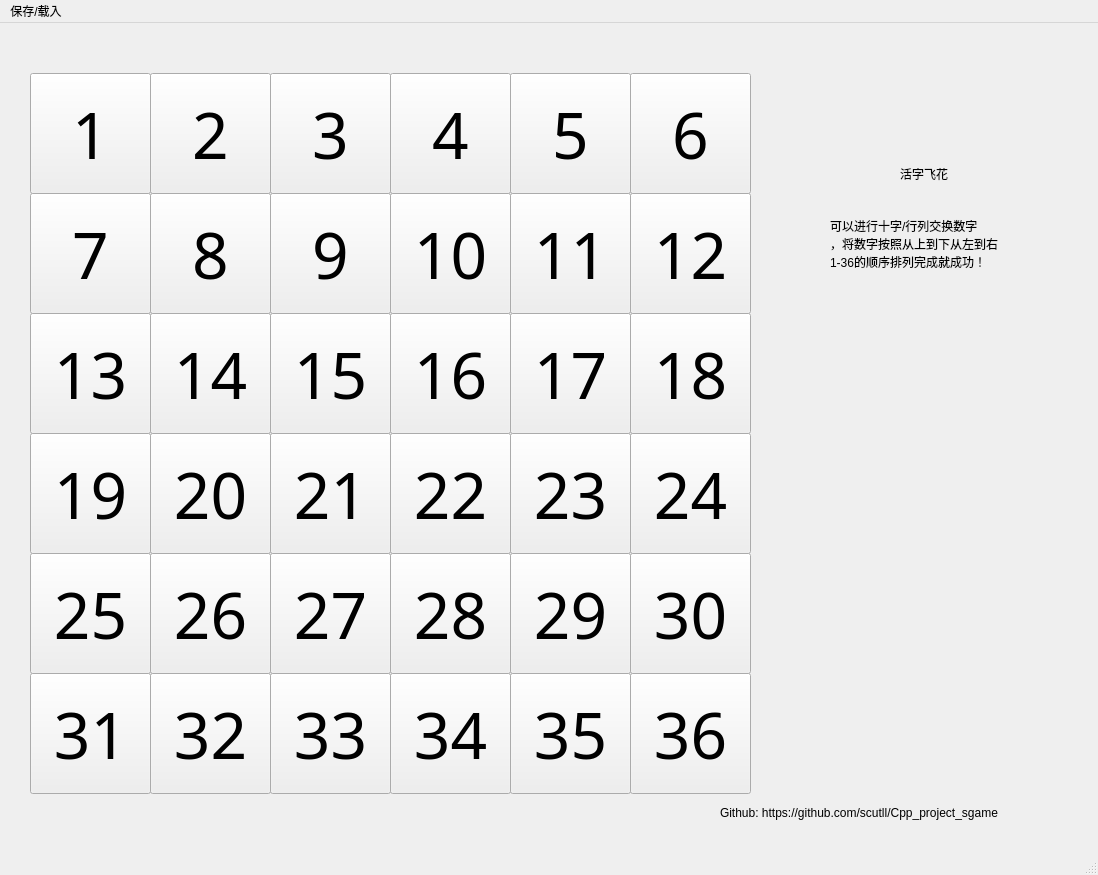
<?xml version="1.0" encoding="UTF-8"?>
<ui version="4.0">
 <class>MainWindow</class>
 <widget class="QMainWindow" name="MainWindow">
  <property name="geometry">
   <rect>
    <x>0</x>
    <y>0</y>
    <width>1098</width>
    <height>875</height>
   </rect>
  </property>
  <property name="windowTitle">
   <string>MainWindow</string>
  </property>
  <widget class="QWidget" name="centralwidget">
   <widget class="QPushButton" name="b19">
    <property name="geometry">
     <rect>
      <x>30</x>
      <y>410</y>
      <width>121</width>
      <height>121</height>
     </rect>
    </property>
    <property name="font">
     <font>
      <family>Algerian</family>
      <pointsize>48</pointsize>
     </font>
    </property>
    <property name="text">
     <string>19</string>
    </property>
   </widget>
   <widget class="QPushButton" name="b21">
    <property name="geometry">
     <rect>
      <x>270</x>
      <y>410</y>
      <width>121</width>
      <height>121</height>
     </rect>
    </property>
    <property name="font">
     <font>
      <family>Algerian</family>
      <pointsize>48</pointsize>
     </font>
    </property>
    <property name="text">
     <string>21</string>
    </property>
   </widget>
   <widget class="QPushButton" name="b20">
    <property name="geometry">
     <rect>
      <x>150</x>
      <y>410</y>
      <width>121</width>
      <height>121</height>
     </rect>
    </property>
    <property name="font">
     <font>
      <family>Algerian</family>
      <pointsize>48</pointsize>
     </font>
    </property>
    <property name="text">
     <string>20</string>
    </property>
   </widget>
   <widget class="QPushButton" name="b24">
    <property name="geometry">
     <rect>
      <x>630</x>
      <y>410</y>
      <width>121</width>
      <height>121</height>
     </rect>
    </property>
    <property name="font">
     <font>
      <family>Algerian</family>
      <pointsize>48</pointsize>
     </font>
    </property>
    <property name="text">
     <string>24</string>
    </property>
   </widget>
   <widget class="QPushButton" name="b23">
    <property name="geometry">
     <rect>
      <x>510</x>
      <y>410</y>
      <width>121</width>
      <height>121</height>
     </rect>
    </property>
    <property name="font">
     <font>
      <family>Algerian</family>
      <pointsize>48</pointsize>
     </font>
    </property>
    <property name="text">
     <string>23</string>
    </property>
   </widget>
   <widget class="QPushButton" name="b22">
    <property name="geometry">
     <rect>
      <x>390</x>
      <y>410</y>
      <width>121</width>
      <height>121</height>
     </rect>
    </property>
    <property name="font">
     <font>
      <family>Algerian</family>
      <pointsize>48</pointsize>
     </font>
    </property>
    <property name="text">
     <string>22</string>
    </property>
   </widget>
   <widget class="QPushButton" name="b27">
    <property name="geometry">
     <rect>
      <x>270</x>
      <y>530</y>
      <width>121</width>
      <height>121</height>
     </rect>
    </property>
    <property name="font">
     <font>
      <family>Algerian</family>
      <pointsize>48</pointsize>
     </font>
    </property>
    <property name="text">
     <string>27</string>
    </property>
   </widget>
   <widget class="QPushButton" name="b26">
    <property name="geometry">
     <rect>
      <x>150</x>
      <y>530</y>
      <width>121</width>
      <height>121</height>
     </rect>
    </property>
    <property name="font">
     <font>
      <family>Algerian</family>
      <pointsize>48</pointsize>
     </font>
    </property>
    <property name="text">
     <string>26</string>
    </property>
   </widget>
   <widget class="QPushButton" name="b25">
    <property name="geometry">
     <rect>
      <x>30</x>
      <y>530</y>
      <width>121</width>
      <height>121</height>
     </rect>
    </property>
    <property name="font">
     <font>
      <family>Algerian</family>
      <pointsize>48</pointsize>
     </font>
    </property>
    <property name="text">
     <string>25</string>
    </property>
   </widget>
   <widget class="QPushButton" name="b1">
    <property name="geometry">
     <rect>
      <x>30</x>
      <y>50</y>
      <width>121</width>
      <height>121</height>
     </rect>
    </property>
    <property name="font">
     <font>
      <family>Algerian</family>
      <pointsize>48</pointsize>
     </font>
    </property>
    <property name="text">
     <string>1</string>
    </property>
   </widget>
   <widget class="QPushButton" name="b7">
    <property name="geometry">
     <rect>
      <x>30</x>
      <y>170</y>
      <width>121</width>
      <height>121</height>
     </rect>
    </property>
    <property name="font">
     <font>
      <family>Algerian</family>
      <pointsize>48</pointsize>
     </font>
    </property>
    <property name="text">
     <string>7</string>
    </property>
   </widget>
   <widget class="QPushButton" name="b13">
    <property name="geometry">
     <rect>
      <x>30</x>
      <y>290</y>
      <width>121</width>
      <height>121</height>
     </rect>
    </property>
    <property name="font">
     <font>
      <family>Algerian</family>
      <pointsize>48</pointsize>
     </font>
    </property>
    <property name="text">
     <string>13</string>
    </property>
   </widget>
   <widget class="QPushButton" name="b14">
    <property name="geometry">
     <rect>
      <x>150</x>
      <y>290</y>
      <width>121</width>
      <height>121</height>
     </rect>
    </property>
    <property name="font">
     <font>
      <family>Algerian</family>
      <pointsize>48</pointsize>
     </font>
    </property>
    <property name="text">
     <string>14</string>
    </property>
   </widget>
   <widget class="QPushButton" name="b9">
    <property name="geometry">
     <rect>
      <x>270</x>
      <y>170</y>
      <width>121</width>
      <height>121</height>
     </rect>
    </property>
    <property name="font">
     <font>
      <family>Algerian</family>
      <pointsize>48</pointsize>
     </font>
    </property>
    <property name="text">
     <string>9</string>
    </property>
   </widget>
   <widget class="QPushButton" name="b8">
    <property name="geometry">
     <rect>
      <x>150</x>
      <y>170</y>
      <width>121</width>
      <height>121</height>
     </rect>
    </property>
    <property name="font">
     <font>
      <family>Algerian</family>
      <pointsize>48</pointsize>
     </font>
    </property>
    <property name="text">
     <string>8</string>
    </property>
   </widget>
   <widget class="QPushButton" name="b12">
    <property name="geometry">
     <rect>
      <x>630</x>
      <y>170</y>
      <width>121</width>
      <height>121</height>
     </rect>
    </property>
    <property name="font">
     <font>
      <family>Algerian</family>
      <pointsize>48</pointsize>
     </font>
    </property>
    <property name="text">
     <string>12</string>
    </property>
   </widget>
   <widget class="QPushButton" name="b11">
    <property name="geometry">
     <rect>
      <x>510</x>
      <y>170</y>
      <width>121</width>
      <height>121</height>
     </rect>
    </property>
    <property name="font">
     <font>
      <family>Algerian</family>
      <pointsize>48</pointsize>
     </font>
    </property>
    <property name="text">
     <string>11</string>
    </property>
   </widget>
   <widget class="QPushButton" name="b2">
    <property name="geometry">
     <rect>
      <x>150</x>
      <y>50</y>
      <width>121</width>
      <height>121</height>
     </rect>
    </property>
    <property name="font">
     <font>
      <family>Algerian</family>
      <pointsize>48</pointsize>
     </font>
    </property>
    <property name="text">
     <string>2</string>
    </property>
   </widget>
   <widget class="QPushButton" name="b10">
    <property name="geometry">
     <rect>
      <x>390</x>
      <y>170</y>
      <width>121</width>
      <height>121</height>
     </rect>
    </property>
    <property name="font">
     <font>
      <family>Algerian</family>
      <pointsize>48</pointsize>
     </font>
    </property>
    <property name="text">
     <string>10</string>
    </property>
   </widget>
   <widget class="QPushButton" name="b16">
    <property name="geometry">
     <rect>
      <x>390</x>
      <y>290</y>
      <width>121</width>
      <height>121</height>
     </rect>
    </property>
    <property name="font">
     <font>
      <family>Algerian</family>
      <pointsize>48</pointsize>
     </font>
    </property>
    <property name="text">
     <string>16</string>
    </property>
   </widget>
   <widget class="QPushButton" name="b15">
    <property name="geometry">
     <rect>
      <x>270</x>
      <y>290</y>
      <width>121</width>
      <height>121</height>
     </rect>
    </property>
    <property name="font">
     <font>
      <family>Algerian</family>
      <pointsize>48</pointsize>
     </font>
    </property>
    <property name="text">
     <string>15</string>
    </property>
   </widget>
   <widget class="QPushButton" name="b18">
    <property name="geometry">
     <rect>
      <x>630</x>
      <y>290</y>
      <width>121</width>
      <height>121</height>
     </rect>
    </property>
    <property name="font">
     <font>
      <family>Algerian</family>
      <pointsize>48</pointsize>
     </font>
    </property>
    <property name="text">
     <string>18</string>
    </property>
   </widget>
   <widget class="QPushButton" name="b17">
    <property name="geometry">
     <rect>
      <x>510</x>
      <y>290</y>
      <width>121</width>
      <height>121</height>
     </rect>
    </property>
    <property name="font">
     <font>
      <family>Algerian</family>
      <pointsize>48</pointsize>
     </font>
    </property>
    <property name="text">
     <string>17</string>
    </property>
   </widget>
   <widget class="QPushButton" name="b4">
    <property name="geometry">
     <rect>
      <x>390</x>
      <y>50</y>
      <width>121</width>
      <height>121</height>
     </rect>
    </property>
    <property name="font">
     <font>
      <family>Algerian</family>
      <pointsize>48</pointsize>
     </font>
    </property>
    <property name="text">
     <string>4</string>
    </property>
   </widget>
   <widget class="QPushButton" name="b3">
    <property name="geometry">
     <rect>
      <x>270</x>
      <y>50</y>
      <width>121</width>
      <height>121</height>
     </rect>
    </property>
    <property name="font">
     <font>
      <family>Algerian</family>
      <pointsize>48</pointsize>
     </font>
    </property>
    <property name="text">
     <string>3</string>
    </property>
   </widget>
   <widget class="QPushButton" name="b6">
    <property name="geometry">
     <rect>
      <x>630</x>
      <y>50</y>
      <width>121</width>
      <height>121</height>
     </rect>
    </property>
    <property name="font">
     <font>
      <family>Algerian</family>
      <pointsize>48</pointsize>
     </font>
    </property>
    <property name="text">
     <string>6</string>
    </property>
   </widget>
   <widget class="QPushButton" name="b5">
    <property name="geometry">
     <rect>
      <x>510</x>
      <y>50</y>
      <width>121</width>
      <height>121</height>
     </rect>
    </property>
    <property name="font">
     <font>
      <family>Algerian</family>
      <pointsize>48</pointsize>
     </font>
    </property>
    <property name="text">
     <string>5</string>
    </property>
   </widget>
   <widget class="QPushButton" name="b30">
    <property name="geometry">
     <rect>
      <x>630</x>
      <y>530</y>
      <width>121</width>
      <height>121</height>
     </rect>
    </property>
    <property name="font">
     <font>
      <family>Algerian</family>
      <pointsize>48</pointsize>
     </font>
    </property>
    <property name="text">
     <string>30</string>
    </property>
   </widget>
   <widget class="QPushButton" name="b28">
    <property name="geometry">
     <rect>
      <x>390</x>
      <y>530</y>
      <width>121</width>
      <height>121</height>
     </rect>
    </property>
    <property name="font">
     <font>
      <family>Algerian</family>
      <pointsize>48</pointsize>
     </font>
    </property>
    <property name="text">
     <string>28</string>
    </property>
   </widget>
   <widget class="QPushButton" name="b29">
    <property name="geometry">
     <rect>
      <x>510</x>
      <y>530</y>
      <width>121</width>
      <height>121</height>
     </rect>
    </property>
    <property name="font">
     <font>
      <family>Algerian</family>
      <pointsize>48</pointsize>
     </font>
    </property>
    <property name="text">
     <string>29</string>
    </property>
   </widget>
   <widget class="QPushButton" name="b36">
    <property name="geometry">
     <rect>
      <x>630</x>
      <y>650</y>
      <width>121</width>
      <height>121</height>
     </rect>
    </property>
    <property name="font">
     <font>
      <family>Algerian</family>
      <pointsize>48</pointsize>
     </font>
    </property>
    <property name="text">
     <string>36</string>
    </property>
   </widget>
   <widget class="QPushButton" name="b34">
    <property name="geometry">
     <rect>
      <x>390</x>
      <y>650</y>
      <width>121</width>
      <height>121</height>
     </rect>
    </property>
    <property name="font">
     <font>
      <family>Algerian</family>
      <pointsize>48</pointsize>
     </font>
    </property>
    <property name="text">
     <string>34</string>
    </property>
   </widget>
   <widget class="QPushButton" name="b35">
    <property name="geometry">
     <rect>
      <x>510</x>
      <y>650</y>
      <width>121</width>
      <height>121</height>
     </rect>
    </property>
    <property name="font">
     <font>
      <family>Algerian</family>
      <pointsize>48</pointsize>
     </font>
    </property>
    <property name="text">
     <string>35</string>
    </property>
   </widget>
   <widget class="QPushButton" name="b33">
    <property name="geometry">
     <rect>
      <x>270</x>
      <y>650</y>
      <width>121</width>
      <height>121</height>
     </rect>
    </property>
    <property name="font">
     <font>
      <family>Algerian</family>
      <pointsize>48</pointsize>
     </font>
    </property>
    <property name="text">
     <string>33</string>
    </property>
   </widget>
   <widget class="QPushButton" name="b31">
    <property name="geometry">
     <rect>
      <x>30</x>
      <y>650</y>
      <width>121</width>
      <height>121</height>
     </rect>
    </property>
    <property name="font">
     <font>
      <family>Algerian</family>
      <pointsize>48</pointsize>
     </font>
    </property>
    <property name="text">
     <string>31</string>
    </property>
   </widget>
   <widget class="QPushButton" name="b32">
    <property name="geometry">
     <rect>
      <x>150</x>
      <y>650</y>
      <width>121</width>
      <height>121</height>
     </rect>
    </property>
    <property name="font">
     <font>
      <family>Algerian</family>
      <pointsize>48</pointsize>
     </font>
    </property>
    <property name="text">
     <string>32</string>
    </property>
   </widget>
   <widget class="QLabel" name="label">
    <property name="geometry">
     <rect>
      <x>900</x>
      <y>130</y>
      <width>71</width>
      <height>41</height>
     </rect>
    </property>
    <property name="text">
     <string>活字飞花</string>
    </property>
   </widget>
   <widget class="QLabel" name="label_2">
    <property name="geometry">
     <rect>
      <x>830</x>
      <y>70</y>
      <width>241</width>
      <height>301</height>
     </rect>
    </property>
    <property name="text">
     <string>可以进行十字/行列交换数字
，将数字按照从上到下从左到右
1-36的顺序排列完成就成功！</string>
    </property>
   </widget>
   <widget class="QLabel" name="label_3">
    <property name="geometry">
     <rect>
      <x>720</x>
      <y>780</y>
      <width>401</width>
      <height>19</height>
     </rect>
    </property>
    <property name="text">
     <string>Github: https://github.com/scutll/Cpp_project_sgame</string>
    </property>
   </widget>
  </widget>
  <widget class="QMenuBar" name="menubar">
   <property name="geometry">
    <rect>
     <x>0</x>
     <y>0</y>
     <width>1098</width>
     <height>25</height>
    </rect>
   </property>
   <widget class="QMenu" name="menu">
    <property name="title">
     <string>保存/载入</string>
    </property>
    <addaction name="save_game"/>
    <addaction name="load_game"/>
    <addaction name="separator"/>
   </widget>
   <addaction name="menu"/>
  </widget>
  <widget class="QStatusBar" name="statusbar"/>
  <action name="save_game">
   <property name="text">
    <string>保存游戏</string>
   </property>
   <property name="shortcut">
    <string>Ctrl+S</string>
   </property>
  </action>
  <action name="load_game">
   <property name="text">
    <string>载入游戏</string>
   </property>
   <property name="shortcut">
    <string>Ctrl+L</string>
   </property>
  </action>
 </widget>
 <resources/>
 <connections/>
</ui>
